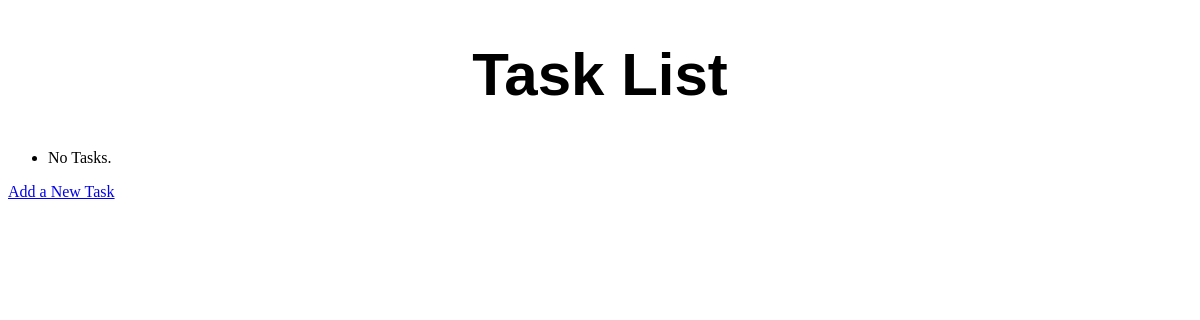
/tasks/, run on an earlier commit of the app's database.
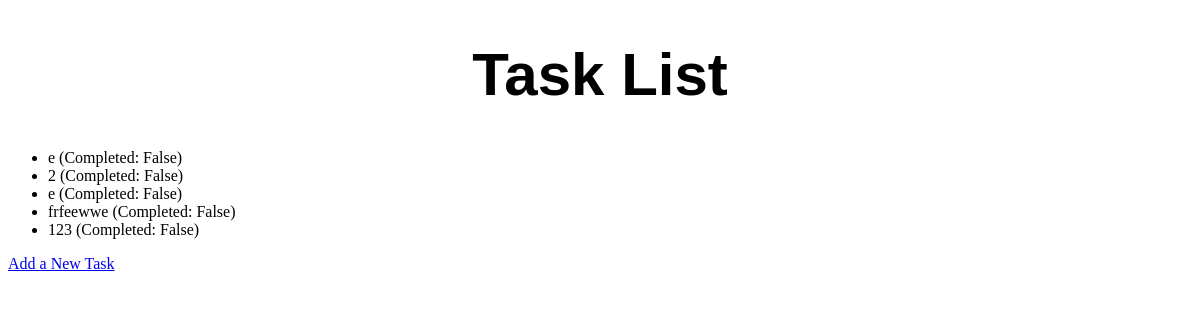
And on a later commit of the database.
### tasks/models.py (models this page shows)
class Task(models.Model):
    name = models.CharField(max_length=255, help_text="Enter the task name or description.")
    completed = models.BooleanField(default=False, help_text="Is the task completed?")
    created_at = models.DateTimeField(auto_now_add=True, help_text="The time when the task was created.")
    updated_at = models.DateTimeField(auto_now=True, help_text="The time when the task was last updated.")
    def __str__(self):
        return f"{self.name} (Completed: {self.completed})"

### tasks/views.py (the view)
# urls.py: path("", views.index, name="index"),
def index(request):
    tasks = Task.objects.all()
    return render(request, "tasks/index.html", {
        "tasks": tasks  # Pass tasks to the template
    })

### tasks/templates/tasks/index.html
{% extends "tasks/layout.html" %}
{% block content %}
<h1>Task List</h1>
   <ul>
       {% for task in tasks %}
           <li>{{ task }}</li>
       {% empty %}
           <li>No Tasks.</li>
       {% endfor %}
   </ul>
   <a href="{% url 'tasks:add' %}">Add a New Task</a>
   {% endblock %}

### tasks/templates/tasks/layout.html (shortened to what this page needs)
{% load static %}
<!DOCTYPE html>
<html lang="en">
<head>
    <link rel="stylesheet" href="{% static 'tasks/styles.css' %}">
</head>
<body>
    <main>
        {% block content %}
        {% endblock %}
    </main>
</body>
</html>

### tasks/static/tasks/styles.css (style rules this page uses)
h1 { font-family: sans-serif; font-size: 60px; text-align: center; }

What changed in the data, as far as the page shows it:
added Task: name+completed "e (Completed: False)"
added Task: name+completed "2 (Completed: False)"
added Task: name+completed "e (Completed: False)"
added Task: name+completed "frfeewwe (Completed: False)"
added Task: name+completed "123 (Completed: False)"
Also different on the page:
text no longer shown: "No Tasks."
